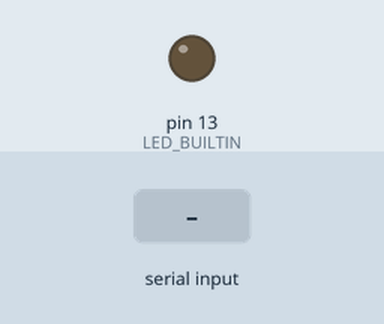
The sketch below on a simulated Arduino Uno, built with avr-gcc and run on an emulated ATmega328P. On the bench: output pins drawn as LEDs (lit = HIGH). Dashed ring = blinking. Inputs (shaded band) come from the test bench.

Above: at 1.2 s.
1.3 s: "c90\n" received over Serial
At 1.55 s:
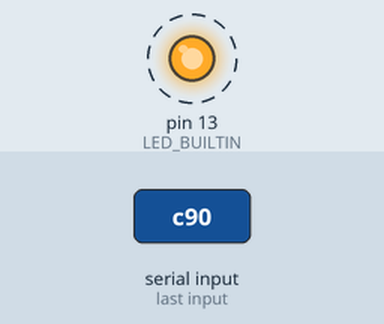
4.3 s: "a90\n" received over Serial
At 5.1 s:
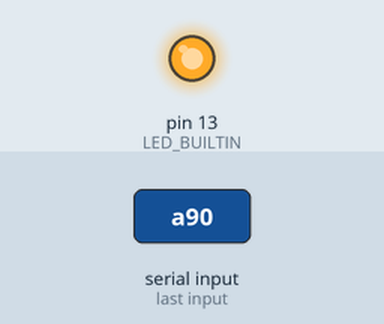
5.8 s: "b90\n" received over Serial
At 6.2 s:
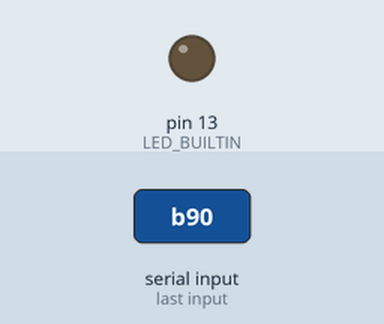
Timing chart, 0 to 8.8 s (numbered marks = the images above; inputs shaded):
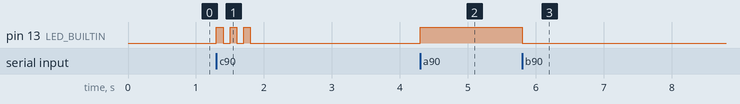

The sketch:

hw4.ino
```cpp
String data; // String türünde data adında bir değişken tanımlıyoruz
int flag = 0;
const int buttonPin = 2;
int buttonState = 0;

void setup() {
  pinMode(LED_BUILTIN, OUTPUT);
  pinMode(buttonPin, INPUT);
  Serial.begin(9600);
}

void loop() {

  while(Serial.available() > 0){
    int deneme = Serial.read();
    char ch = deneme;

    if(ch == 'a')
      digitalWrite(LED_BUILTIN, HIGH);   // turn the LED on (HIGH is the voltage level)

     if(ch == 'b')
      digitalWrite(LED_BUILTIN, LOW);   // turn the LED off (LOW is the voltage level)

     if(ch == 'c'){
      for(int i = 0 ; i < 3 ; i++){
        blink();
      }
     }

     if(ch == 'd'){
        int result;
        String samo;
        char temp[100];
        data = Serial.readString();
        result = data.toInt();
        result = result*result;

        samo = String(result);
        for(int i = 0 ; i < sizeof(samo)/ 2 ; i++){
          temp[i] = samo[i];
          Serial.write(temp[i]);
          //Serial.println(samo[i]);
        }
        //Serial.write(temp);
        //Serial.println(samo);


     }
     if(ch == 'e'){
       buttonState = digitalRead(buttonPin);
       int counter = 0;
         if (buttonState == HIGH) {
          counter++;
          Serial.println(counter);
          // turn LED on:
          //digitalWrite(ledPin, HIGH);
        } else {
          // turn LED off:
          //digitalWrite(ledPin, LOW);
  }
     }


  }
}

void blink()
{
  digitalWrite(LED_BUILTIN, HIGH);   // turn the LED on (HIGH is the voltage level)
  delay(100);                       // wait for a second
  digitalWrite(LED_BUILTIN, LOW);    // turn the LED off by making the voltage LOW
  delay(100);
}
```

Measured:
- after the input at 1.3 s, pin 13 (LED_BUILTIN): alternates HIGH for 0.10 s and LOW for 0.10 s, 6 changes in all, then stays LOW, starting at once
- after the input at 4.3 s, pin 13 (LED_BUILTIN): LOW → HIGH at once
- after the input at 5.8 s, pin 13 (LED_BUILTIN): HIGH → LOW at once
